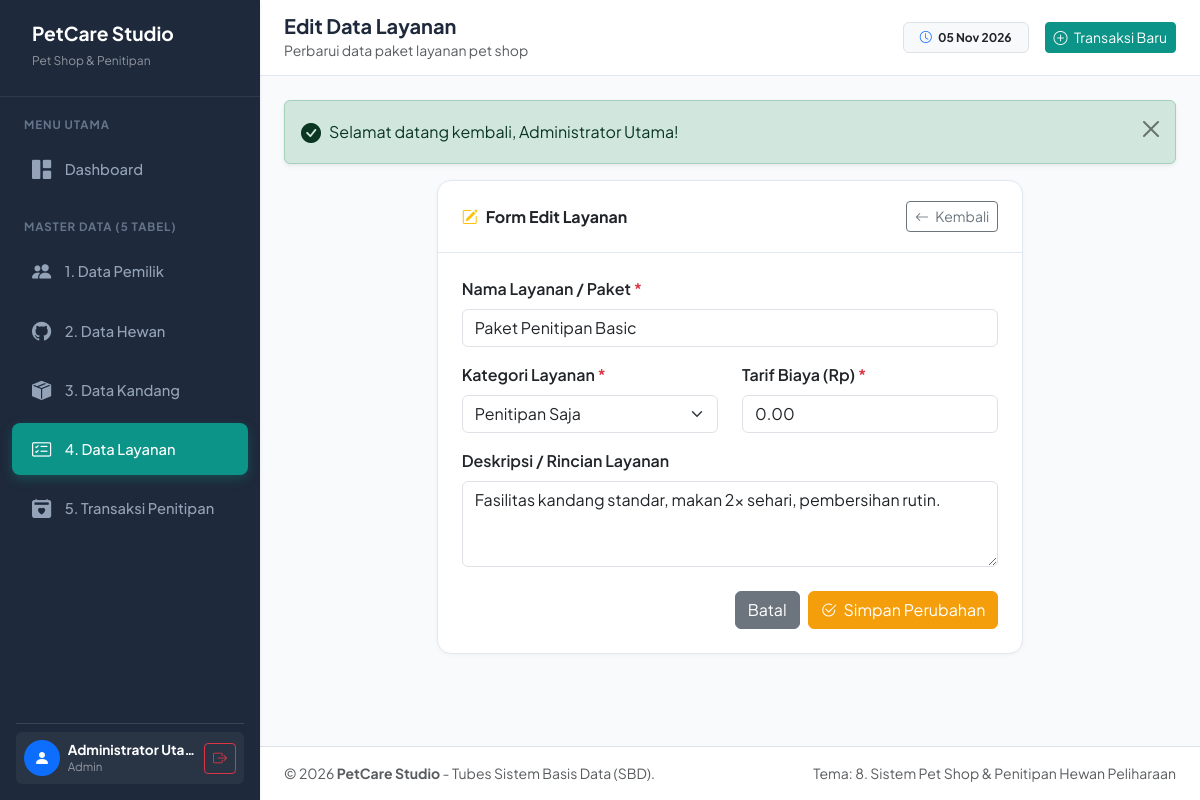
Page /layanan/edit.php?id=1 (signed in) on the committed database.
### tables this page shows
CREATE TABLE `layanan` (
    `id_layanan` INT AUTO_INCREMENT PRIMARY KEY,
    `nama_layanan` VARCHAR(100) NOT NULL,
    `kategori` ENUM('Penitipan Saja', 'Grooming & Spa', 'Kesehatan & Vaksin', 'Perawatan Khusus') NOT NULL,
    `tarif_layanan` DECIMAL(10,2) NOT NULL CHECK (`tarif_layanan` >= 0),
    `deskripsi` TEXT,
    `created_at` TIMESTAMP DEFAULT CURRENT_TIMESTAMP
);

### layanan/edit.php (the view, shortened to what this page needs)
<?php
require_once __DIR__ . '/../includes/header.php';
$id = (int)($_GET['id'] ?? 0);
$stmt = mysqli_prepare($conn, "SELECT * FROM layanan WHERE id_layanan = ? LIMIT 1");
mysqli_stmt_bind_param($stmt, "i", $id);
mysqli_stmt_execute($stmt);
$res = mysqli_stmt_get_result($stmt);
$layanan = mysqli_fetch_assoc($res);
$nama_layanan  = cleanInput($_POST['nama_layanan'] ?? $layanan['nama_layanan']);
$kategori      = cleanInput($_POST['kategori'] ?? $layanan['kategori']);
$tarif_layanan = cleanInput($_POST['tarif_layanan'] ?? $layanan['tarif_layanan']);
$deskripsi     = cleanInput($_POST['deskripsi'] ?? $layanan['deskripsi']);
?>
<div class="row justify-content-center">
    <div class="col-lg-8">
        <div class="card card-custom">
            <div class="card-header d-flex justify-content-between align-items-center">
                <span class="fw-bold"><i class="bi bi-pencil-square me-2 text-warning"></i>Form Edit Layanan</span>
                <a href="<?= base_url('layanan/index.php') ?>" class="btn btn-sm btn-outline-secondary">
                    <i class="bi bi-arrow-left me-1"></i> Kembali
                </a>
            </div>
            <div class="card-body p-4">
                <form action="" method="POST">
                    <div class="mb-3">
                        <label for="nama_layanan" class="form-label fw-semibold">Nama Layanan / Paket <span class="text-danger">*</span></label>
                        <input type="text" class="form-control" id="nama_layanan" name="nama_layanan" value="<?= htmlspecialchars($nama_layanan) ?>" required>
                    </div>
                    <div class="row">
                        <div class="col-md-6 mb-3">
                            <label for="kategori" class="form-label fw-semibold">Kategori Layanan <span class="text-danger">*</span></label>
                            <select name="kategori" id="kategori" class="form-select" required>
                                <option value="Penitipan Saja" <?= $kategori === 'Penitipan Saja' ? 'selected' : '' ?>>Penitipan Saja</option>
                            </select>
                        </div>
                        <div class="col-md-6 mb-3">
                            <label for="tarif_layanan" class="form-label fw-semibold">Tarif Biaya (Rp) <span class="text-danger">*</span></label>
                            <input type="number" class="form-control" id="tarif_layanan" name="tarif_layanan" min="0" step="500" value="<?= htmlspecialchars($tarif_layanan) ?>" required>
                        </div>
                    </div>
                    <div class="mb-4">
                        <label for="deskripsi" class="form-label fw-semibold">Deskripsi / Rincian Layanan</label>
                        <textarea class="form-control" id="deskripsi" name="deskripsi" rows="3"><?= htmlspecialchars($deskripsi) ?></textarea>
                    </div>
                    <div class="d-flex justify-content-end gap-2">
                        <a href="<?= base_url('layanan/index.php') ?>" class="btn btn-secondary">Batal</a>
                        <button type="submit" class="btn btn-warning text-white">
                            <i class="bi bi-check2-circle me-1"></i> Simpan Perubahan
                        </button>
                    </div>
                </form>
            </div>
        </div>
    </div>
</div>
<?php require_once __DIR__ . '/../includes/footer.php'; ?>

### assets/css/style.css (style rules this page uses)
:root { --primary-color: #0d9488; --primary-hover: #0f766e; --primary-light: #ccfbf1; --secondary-color: #f59e0b; --secondary-light: #fef3c7; --sidebar-bg: #1e293b; --sidebar-hover: #334155; --body-bg: #f8fafc; --card-border: #e2e8f0; --text-main: #1e293b; --text-muted: #64748b; }
body { font-family: 'Plus Jakarta Sans', -apple-system, BlinkMacSystemFont, "Segoe UI", Roboto, sans-serif; background-color: var(--body-bg); color: var(--text-main); min-height: 100vh; }
.card-custom { border: 1px solid var(--card-border); border-radius: 14px; background: #ffffff; box-shadow: 0 1px 4px rgba(0, 0, 0, 0.04); }
.card-custom .card-header { background-color: transparent; border-bottom: 1px solid var(--card-border); padding: 1.25rem 1.5rem; font-weight: 600; }
.btn-warning { background-color: var(--secondary-color); border-color: var(--secondary-color); color: #ffffff; }

### rows in the picture
layanan: nama_layanan "Paket Penitipan Basic", kategori "Penitipan Saja", tarif_layanan "0.00", deskripsi "Fasilitas kandang standar, makan 2x sehari, pembersihan rutin."

### other values in the picture
$_SESSION['nama_lengkap'] "Administrator Utama"
$_SESSION['role'] "Admin"
$pageTitle "Edit Data Layanan"
$pageSubtitle "Perbarui data paket layanan pet shop"
$flash['message'] "Selamat datang kembali, Administrator Utama!"
